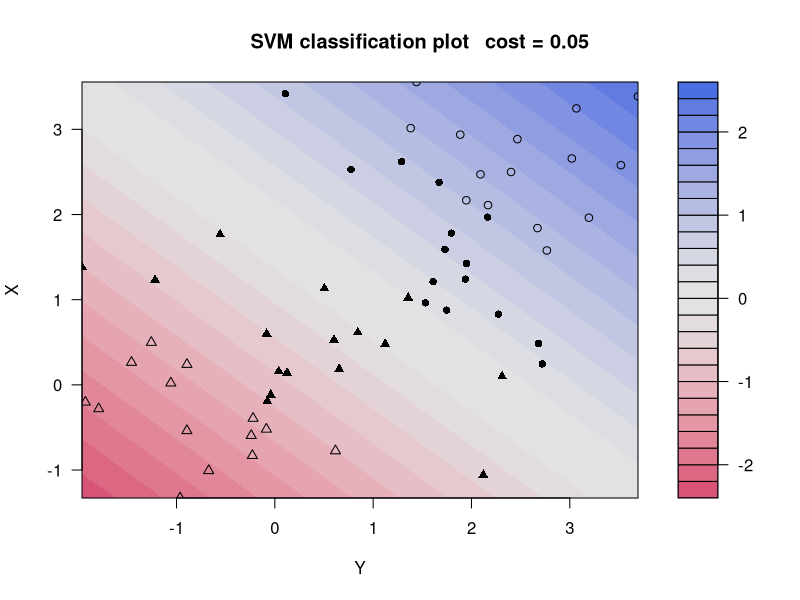
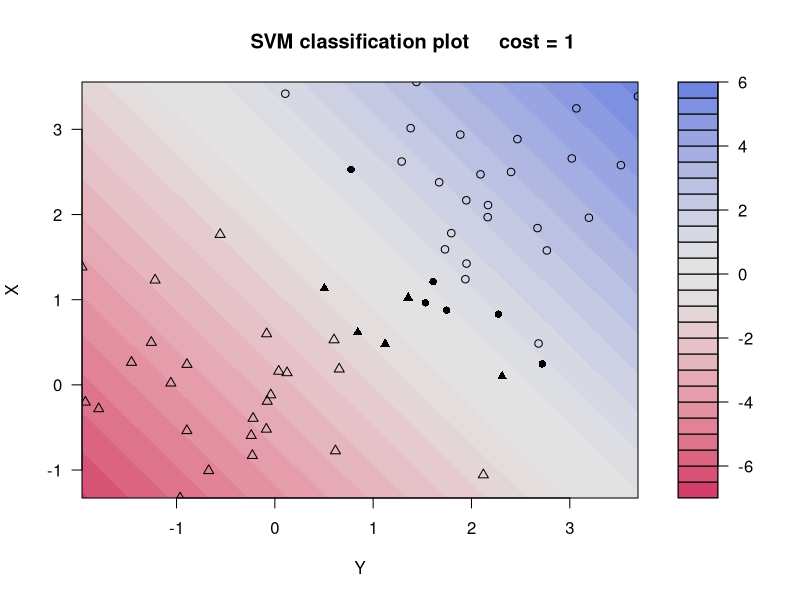
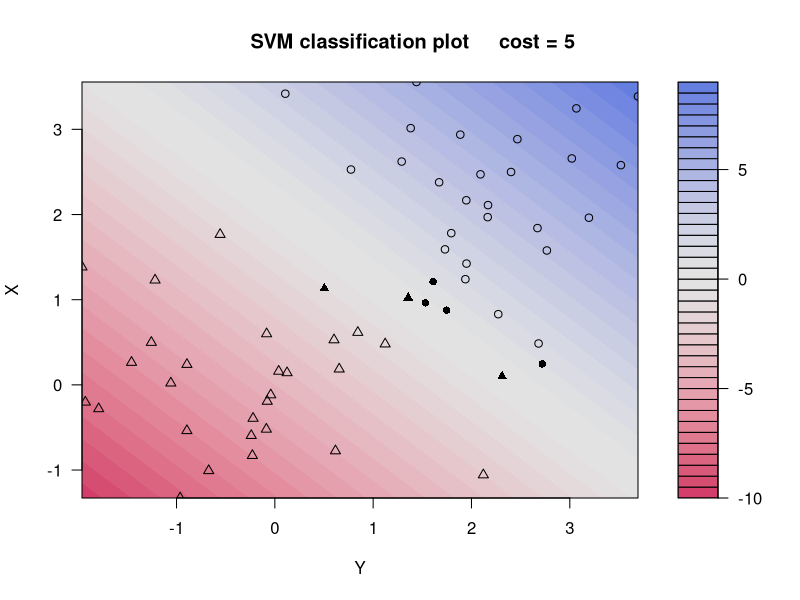
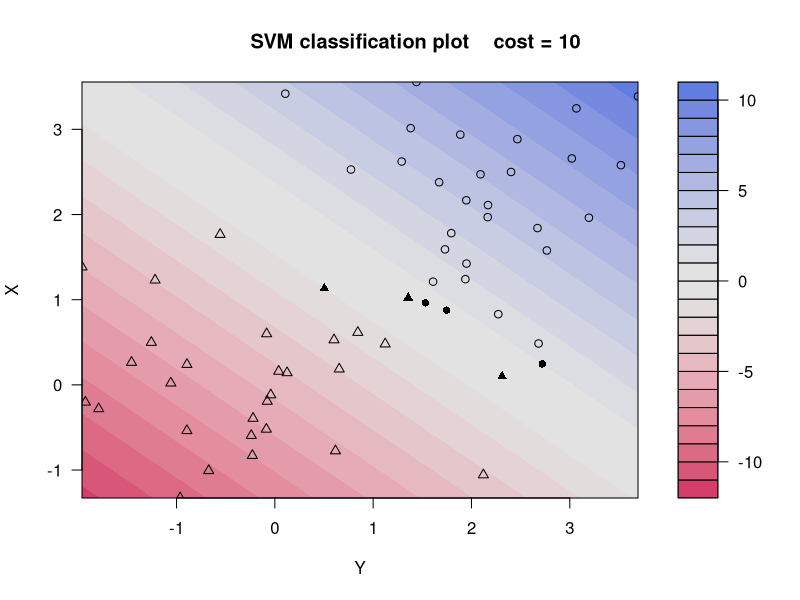

Reproduce these figures in R, in order.
library(kernlab)
path_graphics <- "../../Graphics/Problema_01/Experiment_01_"
x1 <- rnorm(30, 0, 1)
y1 <- rnorm(30, 0, 1)
x2 <- rnorm(30, 2, 1)
y2 <- rnorm(30, 2, 1)
c <- c(
    rep(0, 30),
    rep(1, 30)
)
categoria <- factor(c)
d <- data.frame(
    c(x1, x2),
    c(y1, y2),
    categoria
)
names(d) <- c("X", "Y", "categoria")
s <- ksvm(categoria ~ X + Y,
    data = d,
    kernel = "p",
    cost = 1,
    kpar = list(
        degree = 1,
        offset = 0
    )
)
x1 <- rnorm(30, 0, 1)
y1 <- rnorm(30, 0, 1)
x2 <- rnorm(30, 2, 1)
y2 <- rnorm(30, 2, 1)
c <- c(
    rep(0, 30),
    rep(1, 30)
)
categoria <- factor(c)
dtest <- data.frame(
    c(x1, x2),
    c(y1, y2),
    categoria
)
names(dtest) <- c(
    "X",
    "Y",
    "categoria"
)
test <- table(
    pred = predict(s, dtest),
    truth = dtest$categoria
)
print(test)
costs <- c(0.05, 1, 5, 10)
for (i in 1:4) {
    file_graphics <- paste(path_graphics,
        as.character(i),
        ".pdf",
        sep = ""
    )
    pdf(file = file_graphics)
    s <- ksvm(categoria ~ X + Y,
        data = d,
        kernel = "p",
        C = costs[i],
        kpar = list(
            degree = 1,
            offset = 0
        )
    )
    plot(s, data = d)
    title(main = paste("                                      ",
        "cost =",
        as.character(costs[i]),
        sep = " "
    ))
    dev.off()
}
